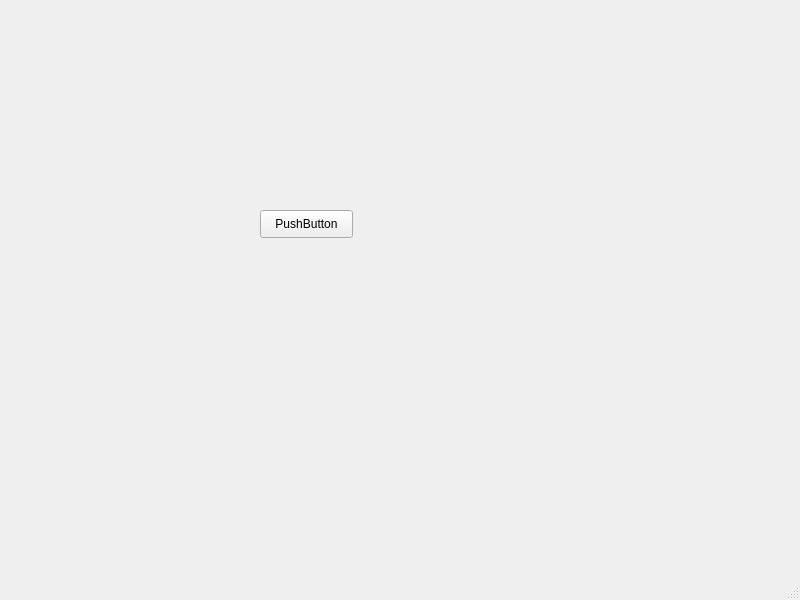
<?xml version="1.0" encoding="UTF-8"?>
<ui version="4.0">
 <class>MainWindow</class>
 <widget class="QMainWindow" name="MainWindow">
  <property name="geometry">
   <rect>
    <x>0</x>
    <y>0</y>
    <width>800</width>
    <height>600</height>
   </rect>
  </property>
  <property name="windowTitle">
   <string>MainWindow</string>
  </property>
  <widget class="QWidget" name="centralwidget">
   <widget class="QPushButton" name="pushButton">
    <property name="geometry">
     <rect>
      <x>260</x>
      <y>210</y>
      <width>93</width>
      <height>28</height>
     </rect>
    </property>
    <property name="text">
     <string>PushButton</string>
    </property>
   </widget>
  </widget>
  <widget class="QMenuBar" name="menubar">
   <property name="geometry">
    <rect>
     <x>0</x>
     <y>0</y>
     <width>800</width>
     <height>26</height>
    </rect>
   </property>
  </widget>
  <widget class="QStatusBar" name="statusbar"/>
 </widget>
 <resources/>
 <connections/>
</ui>
